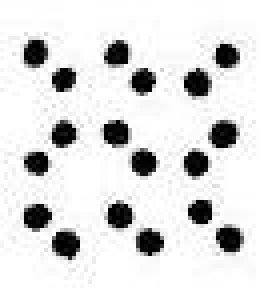
#> input picture image_2_txt/test_output.jpg, 66 x 74 px, found by its file name (shown 4 times larger)
$ python img_2_txt.py
#> lines starting #> are read from the running program, lines starting #| are printed output that depends on the picture
# Custom libraries
import skimage
from numpy import asarray
import numpy as np
# Default libraries
import sys
import os

"""
This script is used to take a 66 x 74 pixel image and convert it over to a numpy array.
Later, the numpy array is then converted to coordinates that OpenFOAM can read and turn into a mesh.
The script takes one input, the images name.
The script runs and saves out of the current working directory
"""

# User inputs
dir = str(os.getcwd()) + '/'
if len(sys.argv) >= 2:
    image = sys.argv[1]
else:
    image = "test_output.jpg"

# Used for loading / saving the images
image_name = dir + image

# Opening the image and converting it to an array
image = skimage.io.imread(image_name)
#> image is the input picture: shape (74, 66); min 0, max 255, mean 221.3
original = asarray(image)
current = np.copy(original)

# Currently all of the solid parts will be 1
for j in range (0, 65):
    for i in range (0, 73):
        if current[i,j] >= 120:
            current[i,j] = 0
        else:
            current[i,j] = 1

# Converting the array into coordinates
current = np.rot90(current,3)
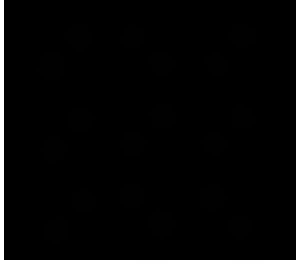
#> current: shape (66, 74) (shown 4 times larger); min 0, max 255, mean 7.4

# Writing the solid coordinates file
with open(dir + 'solid_coordinates.txt', 'w') as f:
    for k in range(0, 65):
        for i in range(0, 73):
            # Applying offset to get the coordinates to the right positon
            x_val = k + 0.5
            y_val = i + 0.5

            # If the coordinates are the middle of the physical domain, write the coordinates
            if current[k][i] == 1 and x_val > 0.5 and x_val < 65.5 and y_val > 4.5 and y_val< 73.5:
                f.write("%s " % (x_val))
                f.write("%s\n" % (y_val))
